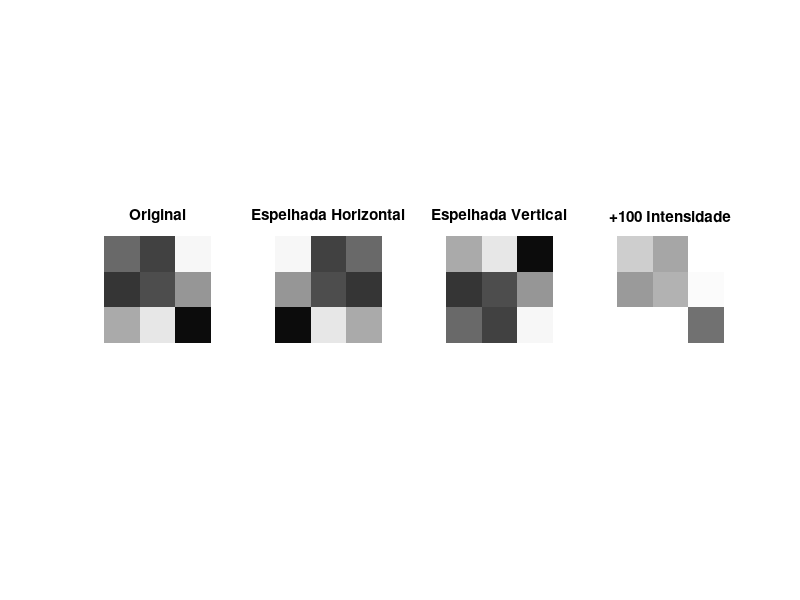

Write the MATLAB code that produced this figure.
clear; clc;

% imagem 3x3 com valores aleatórios entre 0 e 255

imgAleatoria = uint8(randi([0, 255], 3, 3));

imgHorizontal = zeros(size(imgAleatoria), 'uint8');
imgVertical = zeros(size(imgAleatoria), 'uint8');

[linhas, colunas] = size(imgAleatoria);
for i = 1:linhas
    for j = 1:colunas
        imgHorizontal(i, j) = imgAleatoria(i, colunas - j + 1);
        imgVertical(i, j) = imgAleatoria(linhas - i + 1, j);
    end
end

% Soma 100 aos pixels
img100 = uint8(min(double(imgAleatoria) + 100, 255));

figure;
subplot(1,4,1);
imshow(imgAleatoria);
title('Original');

subplot(1,4,2);
imshow(imgHorizontal);
title('Espelhada Horizontal');

subplot(1,4,3);
imshow(imgVertical);
title('Espelhada Vertical');

subplot(1,4,4);
imshow(img100);
title('+100 Intensidade');
